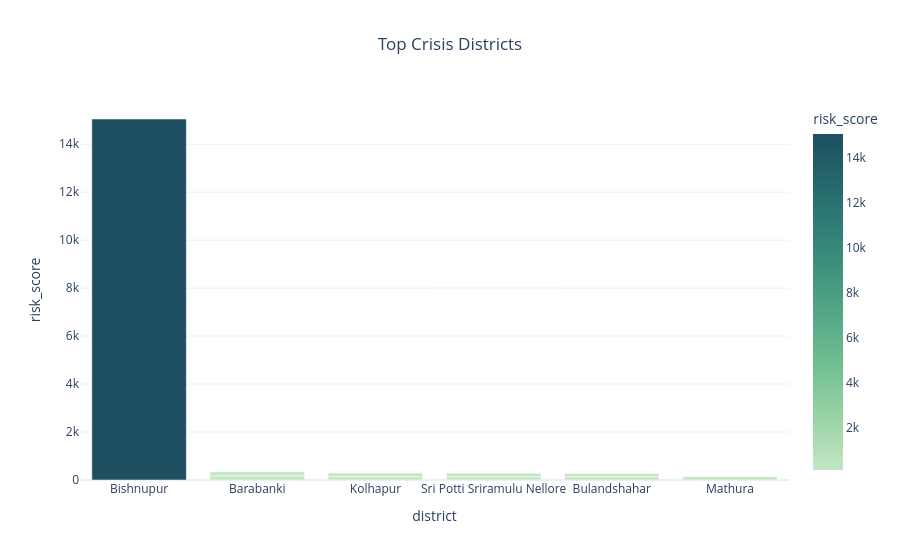

Source (notebook cell):
### Markdown cell above
### 8 Top Crisis Districts

- Districts with highest risk and stress levels.

### Code cell
top_crisis = df.sort_values('risk_score', ascending=False).head(10)

fig6 = px.bar(
    top_crisis,
    x='district',
    y='risk_score',
    color='risk_score',
    title='Top Crisis Districts',
    color_continuous_scale=px.colors.sequential.Blugrn
)

fig6.update_layout(template='plotly_white', title_x=0.5)
fig6.show()

### Figure 1 — Plotly figure (JSON) as saved in the notebook; plotly's stock layout.template omitted (floating-point values rounded to 4 significant figures)
{"data": [{"hovertemplate": "district=%{x}<br>risk_score=%{marker.color}<extra></extra>", "legendgroup": "", "marker": {"color": [15050.0, 172.6, 172.6, 143.4, 143.4, 142.6, 142.6, 137.4, 137.4, 136.9], "coloraxis": "coloraxis", "pattern": {"shape": ""}}, "name": "", "orientation": "v", "showlegend": false, "textposition": "auto", "type": "bar", "x": ["Bishnupur", "Barabanki", "Barabanki", "Kolhapur", "Kolhapur", "Sri Potti Sriramulu Nellore", "Sri Potti Sriramulu Nellore", "Bulandshahar", "Bulandshahar", "Mathura"], "xaxis": "x", "y": [15050.0, 172.6, 172.6, 143.4, 143.4, 142.6, 142.6, 137.4, 137.4, 136.9], "yaxis": "y"}], "layout": {"barmode": "relative", "coloraxis": {"colorbar": {"title": {"text": "risk_score"}}, "colorscale": [[0, "rgb(196, 230, 195)"], [0.1667, "rgb(150, 210, 164)"], [0.3333, "rgb(109, 188, 144)"], [0.5, "rgb(77, 162, 132)"], [0.6667, "rgb(54, 135, 122)"], [0.8333, "rgb(38, 107, 110)"], [1, "rgb(29, 79, 96)"]]}, "legend": {"tracegroupgap": 0}, "title": {"text": "Top Crisis Districts", "x": 0.5}, "xaxis": {"anchor": "y", "domain": [0, 1], "title": {"text": "district"}}, "yaxis": {"anchor": "x", "domain": [0, 1], "title": {"text": "risk_score"}}}}
